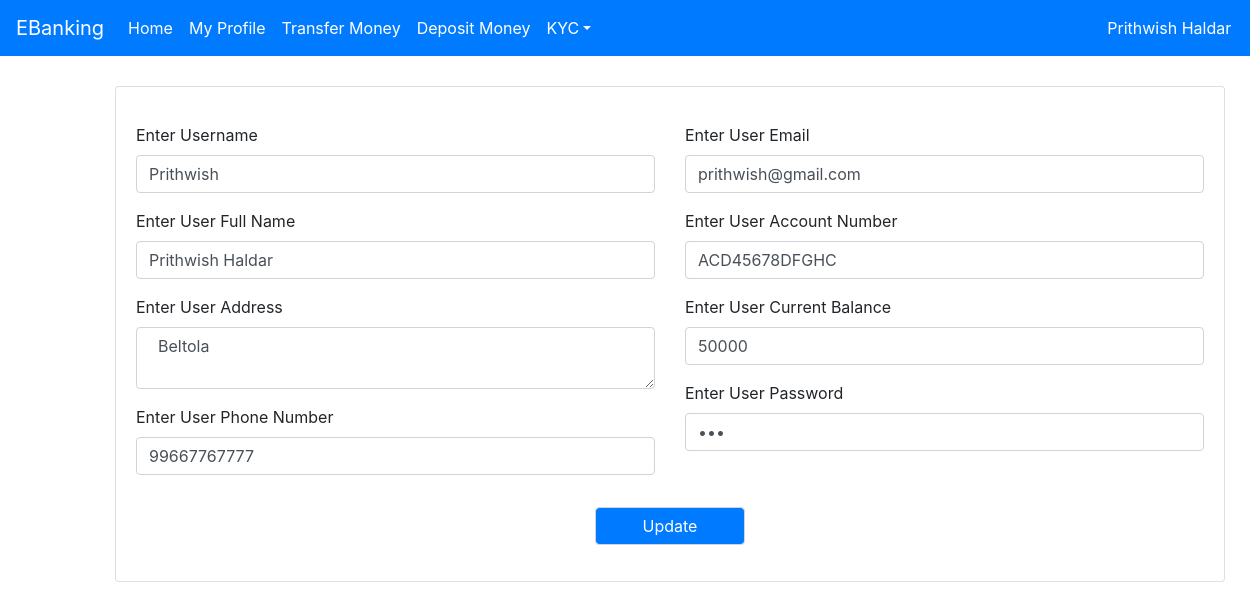
/User/MyProfile/2, run on the app's committed database.
### user/models.py (models this page shows, shortened)
class User(models.Model):
    user_name = models.CharField(max_length=50)
    fullname = models.CharField(max_length=120)
    address = models.TextField(max_length=200)
    user_phone = models.CharField(max_length=10)
    user_email = models.CharField(max_length=90)
    account_number = models.CharField(max_length=20)
    current_balance = models.CharField(max_length=10)
    password = models.CharField(max_length=20)

### user/views.py (the view, shortened to what this page needs)
# urls.py: path('MyProfile/<id>',views.my_profile,name="profile"),
def my_profile(request,id):
    user = User.objects.get(id=id)
    context = {}
    context['mydata'] = user
    return render(request,"my_profile.html",context)

### user/templates/my_profile.html (shortened to what this page needs)
{% extends 'dashboard.html' %}
{% block user_content %}
  <div class="container" style="margin-left:100px; margin-top: 30px;">
    <div class="row">
      <div class="col-12">
        <div class="card text-black mb-3">
          <div class="card-body">
            <p class="card-text">
                <form method="post">
                <fieldset>
                     <div class="row">
                         <div class="col">
                            <div class="form-group">
                                <label for="username">Enter Username</label>
                                <input type="text" class="form-control" id="username" name="username" placeholder="Username" value="{{mydata.user_name}}">
                              </div>
                              <div class="form-group">
                                <label for="fullname">Enter User Full Name</label>
                                <input type="text" class="form-control" id="fullname" name="fullname" placeholder="Fullname" value="{{mydata.fullname}}">
                              </div>
                              <div class="form-group">
                                <label for="address">Enter User Address</label>
                                <textarea class="form-control" id="address" name="address" placeholder="Address"> {{mydata.address}} </textarea>
                              </div>
                              <div class="form-group">
                                <label for="phone">Enter User Phone Number</label>
                                <input type="text" class="form-control" id="phone" name="phone" placeholder="Phone Number" value="{{mydata.user_phone}}">
                              </div>
                         </div>
                         <div class="col">
                            <div class="form-group">
                                <label for="email">Enter User Email</label>
                                <input type="email" class="form-control" id="email" name="email" placeholder="Email" value="{{mydata.user_email}}">
                              </div>
                              <div class="form-group">
                                <label for="acnum">Enter User Account Number</label>
                                <input type="text" class="form-control" id="acnum" name="acnum" placeholder="Account Number" value="{{mydata.account_number}}">
                              </div>
                              <div class="form-group">
                                <label for="balance">Enter User Current Balance</label>
                                <input type="text" class="form-control" id="balance" name="balance" placeholder="Current Balance" value="{{mydata.current_balance}}">
                              </div>
                              <div class="form-group">
                                <label for="password">Enter User Password</label>
                                <input type="password" class="form-control" id="password" name="password" placeholder="Password" value="{{mydata.password}}">
                              </div>
                         </div>
                     </div>
                </fieldset>
                <input type="submit" class="form-control bg-primary text-white"  name="submit" value="Update" style="width:150px;align-items: center; margin:auto">
</form>
            </p>
          </div>
      </div>
      </div>
      </div>
      </div>
{% endblock user_content %}

### user/templates/dashboard.html (shortened to what this page needs)
<!DOCTYPE html>
<html lang="en">
<head>
  <link rel="stylesheet" href="https://maxcdn.bootstrapcdn.com/bootstrap/4.5.2/css/bootstrap.min.css">
</head>
<body>
    <nav class="navbar navbar-expand-lg navbar-dark bg-primary">
        <a class="navbar-brand" href="#">EBanking</a>
        <div class="collapse navbar-collapse" id="navbarColor01">
          <ul class="navbar-nav mr-auto">
            <li class="nav-item active">
              <a class="nav-link" href="{% url 'user_dashboard' mydata.id %}">Home
              </a>
            </li>
            <li class="nav-item active">
              <a class="nav-link" href="{% url 'profile' mydata.id  %}">My Profile</a>
            </li>
            <li class="nav-item active">
              <a class="nav-link" href="{% url 'money_transfer' mydata.id  %}">Transfer Money</a>
            </li>
            <li class="nav-item active">
              <a class="nav-link" href="{% url 'deposit'  mydata.id %}">Deposit Money</a>
            </li>
            <li class="nav-item dropdown active">
              <a class="nav-link dropdown-toggle" data-toggle="dropdown" href="#" role="button" aria-haspopup="true" aria-expanded="false">KYC</a>
            </li>
            <li class="nav-item active">
              <a class="nav-link" href="#" style="margin-left: 500px; position: fixed;">{{mydata.fullname}}</a>
            </li>
          </ul>
        </div>
      </nav>
      {% block user_content%}
      {% endblock %}
</body>
</html>

### user/templates/dashboard.html (style rules this page uses)
.container { margin-top: 150px; margin-left: 510px; }

### data on the page
User: fullname "Prithwish Haldar", username "Prithwish", address "Beltola", phone "99667767777", email "prithwish@gmail.com", acnum "ACD45678DFGHC", balance "50000"
